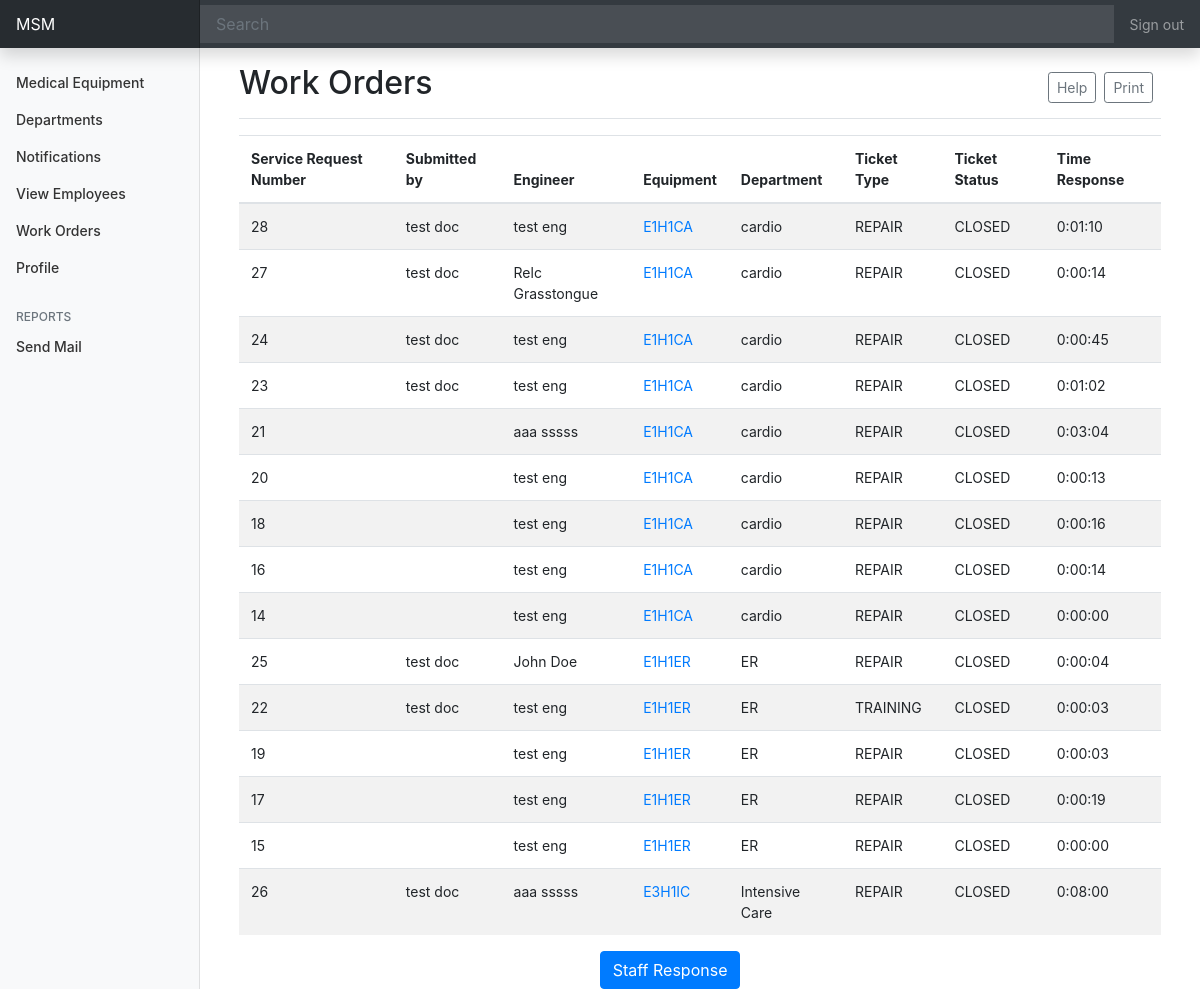
Before: /workflow/list-tickets/ (signed in) with the older database file.
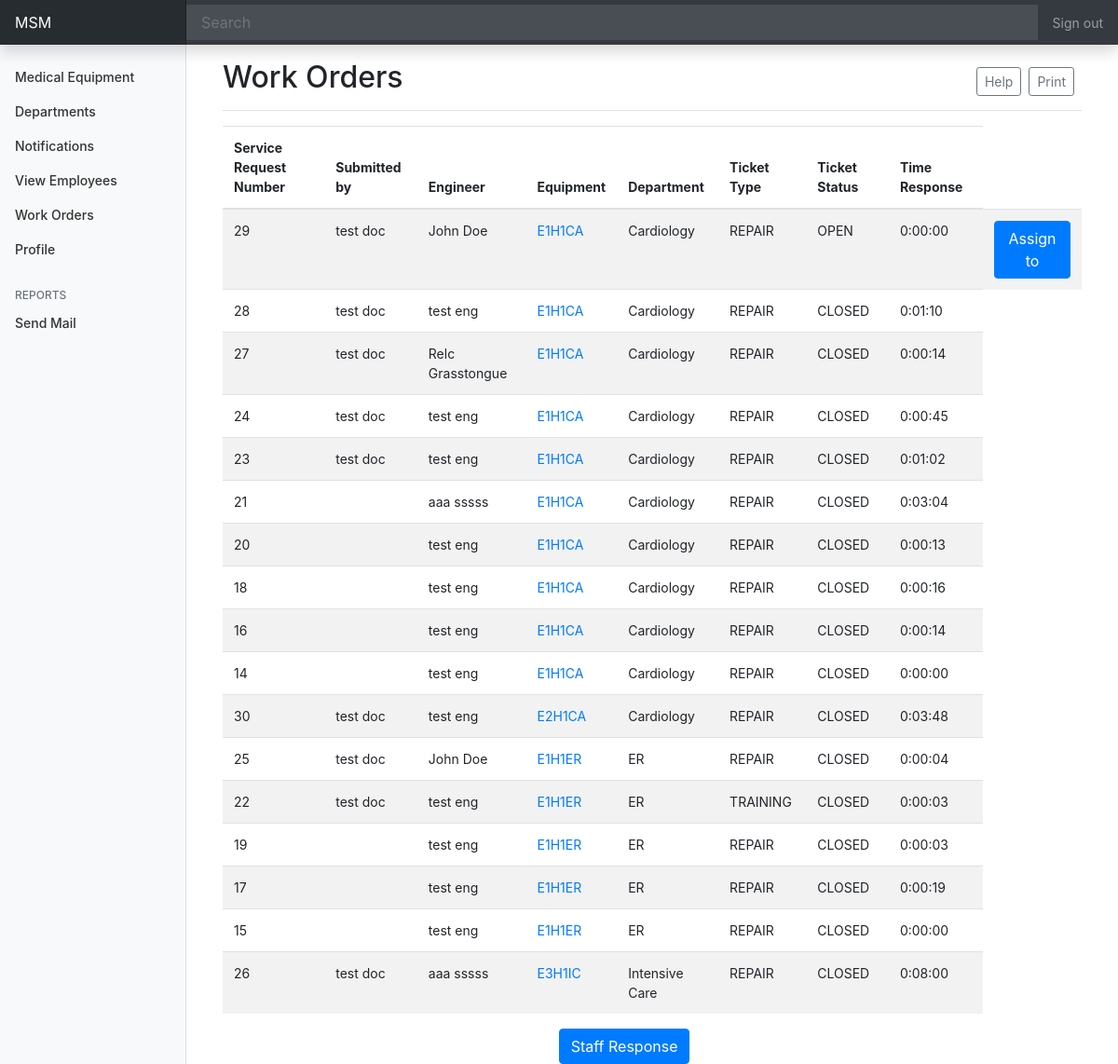
After: the same page with the newer database file.
### workflow/models.py (models this page shows, shortened)
class Ticket(models.Model):
    types = (
                ('REPAIR', _('Repairment of Equipment')),
                ('TRANSFER', _('Transfer of Equipment')),
                ('TRAINING', _('Training of using Equipment'))
            )
    STATUS = (
        ('OPEN', _('Open Issue')),
        ('CLOSED', _('Closed Issue'))
    )
    ticket_type = models.CharField(_("Type"), max_length = 50, choices = types, default='REPAIR')
    submitter =  models.ForeignKey(Doctor, null = True, on_delete=models.SET_NULL)
    user = models.ForeignKey(Engineer, null = True, on_delete=models.SET_NULL)
    equipment = models.ForeignKey(Equipment, on_delete=models.CASCADE)
    status = models.CharField(_("Status"), max_length = 50, choices = STATUS, default='OPEN')
    response_time = models.DurationField(_("Reponse Time"), default=datetime.timedelta(0))
    details = models.TextField(_("Problem Details"), null=True)

### authentication/models.py (models this page shows, shortened)
class User(AbstractUser):
    class Types(models.TextChoices):
        MANAGER = "MANAGER", "manager"
        ENGINEER = "ENGINEER", "engineer"
        DOCTOR = "DOCTOR", "doctor"
    email = models.EmailField(_('email address'), unique=True)
    type = models.CharField(_("Type"), max_length= 50, choices=Types.choices, default = Types.MANAGER)
    in_hospital = models.BooleanField(_("Currently registered in a hospital"), default=False)
    USERNAME_FIELD = 'email'
    REQUIRED_FIELDS = []
    objects = CustomUserManager()

### med/models.py (models this page shows, shortened)
class Equipment(models.Model):
    STATUS = (
        ('LIVE', _("LIVE")),
        ('DOWN', _("DOWN"))
    )
    status = models.CharField(_("Equipment Status"), max_length=50, choices=STATUS, default='LIVE')
    name = models.CharField(_("Equipment Name"), max_length = 225, unique=True) #unique=True
    specs = models.TextField(_("Technical Specifications and Standards"))
    quantity = models.IntegerField()
    serial_num = models.IntegerField()
    manufacturer = models.CharField(_("Manufacturer"), null=True,max_length = 255)
    country = models.CharField(_("Country"), null=True,max_length = 225)
    model = models.CharField(_("Model"), null=True,max_length = 225)
    risk_level = models.CharField(_("Risk Level"), null=True,max_length = 225)
    eq_class = models.CharField(_("class"), null=True,max_length = 225)
    bio_code = models.CharField(_("BioCode"), null=True, max_length = 225)
    med_agent = models.CharField(_("Medical Agent"),null=True, max_length = 225)
    delivery_date = models.DateField(_("Delivery Date"),null=True)
    warrenty_date = models.DateField(_("End Warrenty Date"),null=True)
    department = models.ForeignKey(Department, null = True, on_delete=models.SET_NULL)
    hospital = models.ForeignKey(Hospital, null = True, on_delete=models.SET_NULL)
    def __str__(self):
        return self.name

class Department(models.Model):
    name = models.CharField(_("Department Name"), max_length = 225, unique=True)
    hospital = models.ForeignKey(Hospital, null=True, on_delete=models.SET_NULL)
    def __str__(self):
        return self.name

### workflow/views.py (the view)
# urls.py: path('list-tickets/', List_Tickets.as_view(), name = 'list-tickets'),
class List_Tickets(LoginRequiredMixin, ListView):
    model = Ticket
    template_name = 'workflow/list_tickets.html'
    def queryset(self):
        if(self.request.user.type == 'ENGINEER'):
            eng = Engineer.objects.get(id = self.request.user.id)
            eng_hos = eng.current_hospital
            dep_list = eng_hos.department_set.all()
            object_list = [ticket for q1 in dep_list for eq in q1.equipment_set.all() for ticket in eq.ticket_set.all().order_by('-id')]
            return object_list
        elif(self.request.user.type == 'DOCTOR'):
            doc = Doctor.objects.get(id = self.request.user.id)
            doc_hos = doc.current_hospital
            dep_list = doc_hos.department_set.all()
            object_list = [ticket for q1 in dep_list for eq in q1.equipment_set.all() for ticket in eq.ticket_set.all().order_by('-id')]
            return object_list
        else:
            man = Manager.objects.get(id = self.request.user.id)
            dep_list = man.hospital.department_set.all()
            object_list = [ticket for q1 in dep_list for eq in q1.equipment_set.all() for ticket in eq.ticket_set.all().order_by('-id')]
            return object_list

### med/models.py (called while the page is built)
    def get_queryset(self, *args, **kwargs):
        return super().get_queryset(*args, **kwargs).filter(type=User.Types.MANAGER)

### workflow/templates/workflow/list_tickets.html
{% extends "dashboard/base.html" %}
{% load crispy_forms_tags %}
{% block content%}
    <div class="container">
      <div class="d-flex justify-content-between flex-wrap flex-md-nowrap align-items-center pt-3 pb-2 mb-3 border-bottom">
        <h1 class="h2">Work Orders</h1>
        <div class="btn-toolbar mb-2 mb-md-0">
            <div class="btn-group mr-2">
                <button type="button" class="btn btn-sm btn-outline-secondary">Help</button>
            </div>
            <div class="btn-group mr-2">
                <button type="button" class="btn btn-sm btn-outline-secondary">Print</button>
            </div>
        </div>
    </div>
        <table class="table table-striped table-hover">
            <thead>
              <tr>
                <th scope="col">Service Request Number</th>
                <th scope="col">Submitted by</th>
                <th scope="col">Engineer</th>
                <th scope="col">Equipment</th>
                <th scope="col">Department</th>
                <th scope="col">Ticket Type</th>
                <th scope="col">Ticket Status</th>
                <th scope="col">Time Response</th>
              </tr>
            </thead>
            <tbody>
                {% for ticket in object_list %}
                        <tr>
                            <td>{{ ticket.id }}</td>
                            <td>{{ ticket.submitter.first_name }} {{ticket.submitter.last_name}}</td>
                            <td>{{ ticket.user.first_name }} {{ticket.user.last_name}}</td>
                            <td><a href="{% url 'equipment-details' ticket.equipment.id %}">{{ ticket.equipment }}</a></td>
                            <td>{{ ticket.equipment.department }}</td>
                            <td>{{ ticket.ticket_type }}</td>
                            <td>{{ ticket.status }}</td>
                            <td>{{ ticket.response_time }}</td>
                            {% if user.type == 'MANAGER'%}
                              {% if ticket.status == 'OPEN' %}
                                <td><a href="{% url 'assign-engineer' ticket.id%}"><button class="btn btn-primary" type="submit">Assign to</button></a></td>
                              {% endif %}
                            {% else %}
                              {% if ticket.status == 'OPEN' %}
                                <td><button class='btn btn-primary'>Take</button></td>
                              {% endif %}
                            {% endif %}
                        </tr>
              {% endfor %}
            </tbody>
          </table>
          {% if user.type == 'MANAGER' %}
          <div class="d-grid gap-2 col-3 mx-auto">
            <a href="{% url 'staff-response' %}"><button class="btn btn-primary">Staff Response</button></a>
          </div>
          {% endif %}
    </div>
{% endblock %}

### dashboard/templates/dashboard/base.html (shortened to what this page needs)
{% load static %}
<!doctype html>
<html lang="en">
<head>
  <link rel="stylesheet" href="{% static 'dashboard/bootstrap.min.css' %}">
  <link href="{% static 'dashboard/accsess.css' %}" rel="stylesheet">
</head>
<body>
  <nav class="navbar navbar-dark sticky-top bg-dark flex-md-nowrap p-0 shadow">
    <a class="navbar-brand col-md-3 col-lg-2 mr-0 px-3" href="{%url 'home' %}">MSM</a>
    <input class="form-control form-control-dark w-100" type="text" placeholder="Search" aria-label="Search">
    <ul class="navbar-nav px-3">
      {% if user.is_authenticated%}
      <li class="nav-item text-nowrap">
        <a class="nav-link" href="{% url 'logout' %}">Sign out</a>
      </li>
      {% endif %}
    </ul>
  </nav>
  <div class="container-fluid">
    <div class="row">
      <nav id="sidebarMenu" class="col-md-3 col-lg-2 d-md-block bg-light sidebar collapse">
        <div class="sidebar-sticky pt-3">
          <ul class="nav flex-column">
            {% if user.is_authenticated %}
            {%if user.type == 'MANAGER' %}
            {% if  user.hospital%}
                <li class="nav-item text-nowrap">
                  <a class="nav-link" href="{% url 'equipment-list' %}">Medical Equipment</a>
                </li>
                <li class="nav-item text-nowrap">
                  <a class="nav-link" href="{% url 'department-list' %}">Departments</a>
                </li>
                <li class="nav-item text-nowrap">
                  <a class="nav-link" href="{% url 'list-notifications' %}">Notifications</a>
                </li>
                <li class="nav-item text-nowrap">
                  <a class="nav-link" href="{% url 'list-employees' %}">View Employees</a>
                </li>
                <li class="nav-item text-nowrap">
                    <a class="nav-link" href="{% url 'list-tickets' %}">Work Orders</a>
                </li>
                {% else %}
                  <li class="nav-item text-nowrap">
                    <a class="nav-link" href="{% url 'register-hospital'%}">Register Hospital</a>
                  </li>
            {% endif %}
        {% endif %}
            <li class="nav-item text-nowrap">
                <a class="nav-link" href="{% url 'profile' %}">Profile</a>
            </li>
            <h6 class="sidebar-heading d-flex justify-content-between align-items-center px-3 mt-4 mb-1 text-muted">
              <span> Reports </span>
            </h6>
            <ul class="nav flex-column mb-2">
              <li class="nav-item">
                <a class="nav-link" href="#">
                   Send Mail
                </a>
              </li>
            </ul>
            {% endif %}
          </ul>
        </div>
      </nav>
    </div>
  </div>
  <main role="main" class="col-md-9 ml-sm-auto col-lg-10 px-md-4">
    {% block content%}{% endblock %}
  </main>
</body>
</html>

### dashboard/static/dashboard/accsess.css (style rules this page uses)
body { font-size: .875rem; }
.sidebar { position: fixed; top: 0; bottom: 0; left: 0; z-index: 100; padding: 48px 0 0; box-shadow: inset -1px 0 0 rgba(0, 0, 0, .1); }
.sidebar-sticky { position: relative; top: 0; height: calc(100vh - 48px); padding-top: .5rem; overflow-x: hidden; overflow-y: auto; }
.sidebar .nav-link { font-weight: 500; color: #333; }
.sidebar-heading { font-size: .75rem; text-transform: uppercase; }
.navbar-brand { padding-top: .75rem; padding-bottom: .75rem; font-size: 1rem; background-color: rgba(0, 0, 0, .25); box-shadow: inset -1px 0 0 rgba(0, 0, 0, .25); }
.navbar .form-control { padding: .75rem 1rem; border-width: 0; border-radius: 0; }
.form-control-dark { color: #fff; background-color: rgba(255, 255, 255, .1); border-color: rgba(255, 255, 255, .1); }

Changed rows visible on the page:
added Ticket: id "29", submitter.first_name "test", submitter.last_name "doc", user.first_name "John", user.last_name "Doe", equipment "E1H1CA", equipment.department "Cardiology", ticket_type "REPAIR", status "OPEN", response_time "0:00:00", shows "Assign to"
changed through a linked row, Ticket id 28: equipment.department "cardio" → "Cardiology"
changed through a linked row, Ticket "Relc": equipment.department "cardio" → "Cardiology"
changed through a linked row, Ticket id 24: equipment.department "cardio" → "Cardiology"
changed through a linked row, Ticket id 23: equipment.department "cardio" → "Cardiology"
changed through a linked row, Ticket id 21: equipment.department "cardio" → "Cardiology"
changed through a linked row, Ticket id 20: equipment.department "cardio" → "Cardiology"
changed through a linked row, Ticket id 18: equipment.department "cardio" → "Cardiology"
changed through a linked row, Ticket id 16: equipment.department "cardio" → "Cardiology"
changed through a linked row, Ticket id 14: equipment.department "cardio" → "Cardiology"
added Ticket: id "30", submitter.first_name "test", submitter.last_name "doc", user.first_name "test", user.last_name "eng", equipment "E2H1CA", equipment.department "Cardiology", ticket_type "REPAIR", status "CLOSED", response_time "0:03:48"
